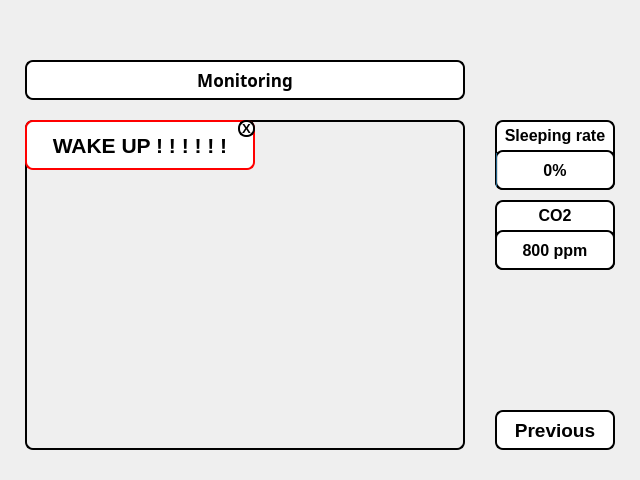
<?xml version="1.0" encoding="UTF-8"?>
<ui version="4.0">
 <class>MonitorPage</class>
 <widget class="QWidget" name="MonitorPage">
  <property name="geometry">
   <rect>
    <x>0</x>
    <y>0</y>
    <width>640</width>
    <height>480</height>
   </rect>
  </property>
  <property name="sizePolicy">
   <sizepolicy hsizetype="Fixed" vsizetype="Fixed">
    <horstretch>0</horstretch>
    <verstretch>0</verstretch>
   </sizepolicy>
  </property>
  <property name="minimumSize">
   <size>
    <width>0</width>
    <height>0</height>
   </size>
  </property>
  <property name="maximumSize">
   <size>
    <width>16777215</width>
    <height>16777215</height>
   </size>
  </property>
  <property name="windowTitle">
   <string>Form</string>
  </property>
  <widget class="QProgressBar" name="sleepingBar">
   <property name="geometry">
    <rect>
     <x>495</x>
     <y>150</y>
     <width>120</width>
     <height>40</height>
    </rect>
   </property>
   <property name="maximumSize">
    <size>
     <width>16777215</width>
     <height>16777215</height>
    </size>
   </property>
   <property name="font">
    <font>
     <pointsize>12</pointsize>
     <bold>true</bold>
    </font>
   </property>
   <property name="styleSheet">
    <string notr="true">border: 2px solid black;
border-radius: 8px;
background-color: white;
outline: none;</string>
   </property>
   <property name="value">
    <number>0</number>
   </property>
   <property name="alignment">
    <set>Qt::AlignCenter</set>
   </property>
  </widget>
  <widget class="QLabel" name="sleepingRateLabel">
   <property name="geometry">
    <rect>
     <x>495</x>
     <y>120</y>
     <width>120</width>
     <height>70</height>
    </rect>
   </property>
   <property name="font">
    <font>
     <pointsize>12</pointsize>
     <bold>true</bold>
    </font>
   </property>
   <property name="styleSheet">
    <string notr="true">border: 2px solid black;
border-radius: 8px;
background-color: white;
outline: none;</string>
   </property>
   <property name="text">
    <string>Sleeping rate</string>
   </property>
   <property name="alignment">
    <set>Qt::AlignHCenter|Qt::AlignTop</set>
   </property>
   <property name="margin">
    <number>0</number>
   </property>
  </widget>
  <widget class="QLabel" name="wakeupLabel">
   <property name="geometry">
    <rect>
     <x>25</x>
     <y>120</y>
     <width>230</width>
     <height>50</height>
    </rect>
   </property>
   <property name="font">
    <font>
     <pointsize>16</pointsize>
     <bold>true</bold>
    </font>
   </property>
   <property name="styleSheet">
    <string notr="true">border: 2px solid red;
border-radius: 8px;
background-color: white;
outline: none;</string>
   </property>
   <property name="text">
    <string>WAKE UP ! ! ! ! ! !</string>
   </property>
   <property name="alignment">
    <set>Qt::AlignCenter</set>
   </property>
  </widget>
  <widget class="QLabel" name="co2Label">
   <property name="geometry">
    <rect>
     <x>495</x>
     <y>200</y>
     <width>120</width>
     <height>70</height>
    </rect>
   </property>
   <property name="font">
    <font>
     <pointsize>12</pointsize>
     <bold>true</bold>
    </font>
   </property>
   <property name="styleSheet">
    <string notr="true">border: 2px solid black;
border-radius: 8px;
background-color: white;
outline: none;</string>
   </property>
   <property name="text">
    <string>CO2</string>
   </property>
   <property name="alignment">
    <set>Qt::AlignHCenter|Qt::AlignTop</set>
   </property>
   <property name="margin">
    <number>0</number>
   </property>
  </widget>
  <widget class="QLabel" name="co2Value">
   <property name="geometry">
    <rect>
     <x>495</x>
     <y>230</y>
     <width>120</width>
     <height>40</height>
    </rect>
   </property>
   <property name="font">
    <font>
     <pointsize>12</pointsize>
     <bold>true</bold>
    </font>
   </property>
   <property name="styleSheet">
    <string notr="true">border: 2px solid black;
border-radius: 8px;
background-color: white;
outline: none;</string>
   </property>
   <property name="text">
    <string>800 ppm</string>
   </property>
   <property name="alignment">
    <set>Qt::AlignCenter</set>
   </property>
  </widget>
  <widget class="QLabel" name="infoLabel">
   <property name="geometry">
    <rect>
     <x>25</x>
     <y>60</y>
     <width>440</width>
     <height>40</height>
    </rect>
   </property>
   <property name="sizePolicy">
    <sizepolicy hsizetype="Expanding" vsizetype="Fixed">
     <horstretch>0</horstretch>
     <verstretch>0</verstretch>
    </sizepolicy>
   </property>
   <property name="minimumSize">
    <size>
     <width>0</width>
     <height>0</height>
    </size>
   </property>
   <property name="maximumSize">
    <size>
     <width>16777215</width>
     <height>16777215</height>
    </size>
   </property>
   <property name="font">
    <font>
     <family>Sans Serif</family>
     <pointsize>13</pointsize>
     <bold>true</bold>
    </font>
   </property>
   <property name="styleSheet">
    <string notr="true">border: 2px solid black;
border-radius: 8px;
background-color: white;
outline: none;</string>
   </property>
   <property name="text">
    <string>Monitoring</string>
   </property>
   <property name="alignment">
    <set>Qt::AlignCenter</set>
   </property>
  </widget>
  <widget class="QLabel" name="videoLabel">
   <property name="geometry">
    <rect>
     <x>25</x>
     <y>120</y>
     <width>440</width>
     <height>330</height>
    </rect>
   </property>
   <property name="sizePolicy">
    <sizepolicy hsizetype="Fixed" vsizetype="Fixed">
     <horstretch>0</horstretch>
     <verstretch>0</verstretch>
    </sizepolicy>
   </property>
   <property name="minimumSize">
    <size>
     <width>0</width>
     <height>0</height>
    </size>
   </property>
   <property name="maximumSize">
    <size>
     <width>16777215</width>
     <height>16777215</height>
    </size>
   </property>
   <property name="styleSheet">
    <string notr="true">border: 2px solid black;
border-radius: 8px;
outline: none;</string>
   </property>
   <property name="text">
    <string/>
   </property>
   <property name="alignment">
    <set>Qt::AlignCenter</set>
   </property>
  </widget>
  <widget class="QPushButton" name="wakeupCloseButton">
   <property name="geometry">
    <rect>
     <x>238</x>
     <y>120</y>
     <width>17</width>
     <height>17</height>
    </rect>
   </property>
   <property name="maximumSize">
    <size>
     <width>16777215</width>
     <height>16777215</height>
    </size>
   </property>
   <property name="font">
    <font>
     <pointsize>10</pointsize>
     <bold>true</bold>
    </font>
   </property>
   <property name="styleSheet">
    <string notr="true">QPushButton {
    border: 2px solid black;
    border-radius: 8px;
    background-color: white;
    outline: none;
}

QPushButton:focus {
    outline: none;
}

QPushButton:pressed {
    background-color: #e0e0e0;
}</string>
   </property>
   <property name="text">
    <string>X</string>
   </property>
  </widget>
  <widget class="QPushButton" name="previousButton">
   <property name="geometry">
    <rect>
     <x>495</x>
     <y>410</y>
     <width>120</width>
     <height>40</height>
    </rect>
   </property>
   <property name="maximumSize">
    <size>
     <width>16777215</width>
     <height>16777215</height>
    </size>
   </property>
   <property name="font">
    <font>
     <pointsize>14</pointsize>
     <bold>true</bold>
    </font>
   </property>
   <property name="styleSheet">
    <string notr="true">QPushButton {
    border: 2px solid black;
    border-radius: 8px;
    background-color: white;
    outline: none;
}

QPushButton:focus {
    outline: none;
}

QPushButton:pressed {
    background-color: #e0e0e0;
}</string>
   </property>
   <property name="text">
    <string>Previous</string>
   </property>
  </widget>
  <zorder>infoLabel</zorder>
  <zorder>videoLabel</zorder>
  <zorder>sleepingRateLabel</zorder>
  <zorder>sleepingBar</zorder>
  <zorder>wakeupLabel</zorder>
  <zorder>co2Label</zorder>
  <zorder>co2Value</zorder>
  <zorder>wakeupCloseButton</zorder>
  <zorder>previousButton</zorder>
 </widget>
 <resources/>
 <connections/>
</ui>
